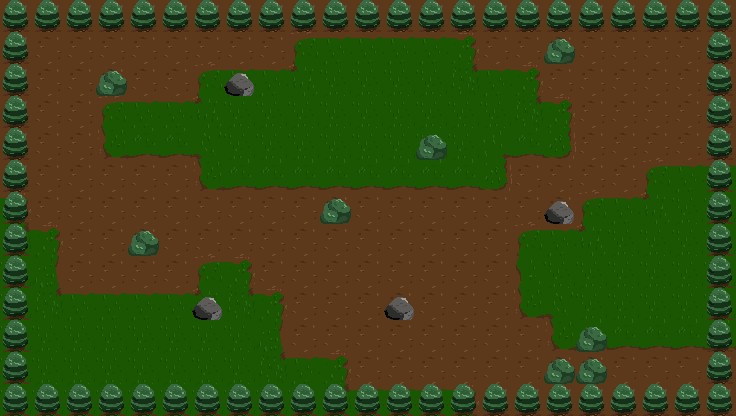

Tiled map render using the project's own tile images. Description and the whole map definition, tile-layer contents included, below:
An orthogonal 23x13 tile map with 32x32 px tiles, 4 tile layers (Ground, Undestructible Object, Destructible Object, Gate).

<map version="1.10" tiledversion="1.12.2" orientation="orthogonal" renderorder="right-down" width="23" height="13" tilewidth="32" tileheight="32" infinite="0" nextlayerid="5" nextobjectid="1">
 <tileset firstgid="1" source="GroundSheet.tsx" />
 <layer id="1" name="Ground" width="23" height="13">
  <data encoding="csv">
6,6,6,6,6,6,6,6,6,6,6,6,6,6,6,6,6,6,6,6,6,6,6,
6,6,6,6,6,6,6,6,6,2,3,3,3,3,4,6,6,6,6,6,6,6,6,
6,6,6,6,6,6,2,3,3,16,8,8,8,8,19,3,4,6,6,6,6,6,6,
6,6,6,2,3,3,16,8,8,8,8,8,8,8,8,8,19,4,6,6,6,6,6,
6,6,6,12,13,13,18,8,8,8,8,8,8,8,8,17,13,14,6,6,6,6,6,
6,6,6,6,6,6,12,13,13,13,13,13,13,13,13,14,6,6,6,6,2,3,3,
4,6,6,6,6,6,6,6,6,6,6,6,6,6,6,6,6,6,2,3,16,8,8,
19,4,6,6,6,6,6,6,6,6,6,6,6,6,6,6,2,3,16,8,8,8,8,
8,9,6,6,6,6,2,4,6,6,6,6,6,6,6,6,7,8,8,8,8,8,8,
8,19,3,3,3,3,16,19,4,6,6,6,6,6,6,6,12,18,8,8,8,8,8,
8,8,8,8,8,8,8,8,9,6,6,6,6,6,6,6,6,12,13,13,13,13,13,
8,8,8,8,8,8,8,8,19,3,4,6,6,6,6,6,6,6,6,6,6,6,6,
8,8,8,8,8,8,8,8,8,8,19,3,3,3,4,6,6,6,6,6,6,6,6
</data>
 </layer>
 <layer id="2" name="Undestructible Object" width="23" height="13">
  <data encoding="csv">
5,5,5,5,5,5,5,5,5,5,5,5,5,5,5,5,5,5,5,5,5,5,5,
5,0,0,0,0,0,0,0,0,0,0,0,0,0,0,0,0,0,0,0,0,0,5,
5,0,0,0,0,0,0,0,0,0,0,0,0,0,0,0,0,0,0,0,0,0,5,
5,0,0,0,0,0,0,0,0,0,0,0,0,0,0,0,0,0,0,0,0,0,5,
5,0,0,0,0,0,0,0,0,0,0,0,0,0,0,0,0,0,0,0,0,0,5,
5,0,0,0,0,0,0,0,0,0,0,0,0,0,0,0,0,0,0,0,0,0,5,
5,0,0,0,0,0,0,0,0,0,0,0,0,0,0,0,0,0,0,0,0,0,5,
5,0,0,0,0,0,0,0,0,0,0,0,0,0,0,0,0,0,0,0,0,0,5,
5,0,0,0,0,0,0,0,0,0,0,0,0,0,0,0,0,0,0,0,0,0,5,
5,0,0,0,0,0,0,0,0,0,0,0,0,0,0,0,0,0,0,0,0,0,5,
5,0,0,0,0,0,0,0,0,0,0,0,0,0,0,0,0,0,0,0,0,0,5,
5,0,0,0,0,0,0,0,0,0,0,0,0,0,0,0,0,0,0,0,0,0,5,
5,5,5,5,5,5,5,5,5,5,5,5,5,5,5,5,5,5,5,5,5,5,5
</data>
 </layer>
 <layer id="3" name="Destructible Object" width="23" height="13">
  <properties>
   <property name="HP" type="int" value="1" />
  </properties>
  <data encoding="csv">
0,0,0,0,0,0,0,0,0,0,0,0,0,0,0,0,0,0,0,0,0,0,0,
0,0,0,0,0,0,0,0,0,0,0,0,0,0,0,0,0,10,0,0,0,0,0,
0,0,0,10,0,0,0,15,0,0,0,0,0,0,0,0,0,0,0,0,0,0,0,
0,0,0,0,0,0,0,0,0,0,0,0,0,0,0,0,0,0,0,0,0,0,0,
0,0,0,0,0,0,0,0,0,0,0,0,0,10,0,0,0,0,0,0,0,0,0,
0,0,0,0,0,0,0,0,0,0,0,0,0,0,0,0,0,0,0,0,0,0,0,
0,0,0,0,0,0,0,0,0,0,10,0,0,0,0,0,0,15,0,0,0,0,0,
0,0,0,0,10,0,0,0,0,0,0,0,0,0,0,0,0,0,0,0,0,0,0,
0,0,0,0,0,0,0,0,0,0,0,0,0,0,0,0,0,0,0,0,0,0,0,
0,0,0,0,0,0,15,0,0,0,0,0,15,0,0,0,0,0,0,0,0,0,0,
0,0,0,0,0,0,0,0,0,0,0,0,0,0,0,0,0,0,10,0,0,0,0,
0,0,0,0,0,0,0,0,0,0,0,0,0,0,0,0,0,10,10,0,0,0,0,
0,0,0,0,0,0,0,0,0,0,0,0,0,0,0,0,0,0,0,0,0,0,0
</data>
 </layer>
 <layer id="4" name="Gate" width="23" height="13">
  <data encoding="csv">
0,0,0,0,0,0,0,0,0,0,0,0,0,0,0,0,0,0,0,0,0,0,0,
0,0,0,0,0,0,0,0,0,0,0,0,0,0,0,0,0,0,0,0,0,0,0,
0,0,0,0,0,0,0,0,0,0,0,0,0,0,0,0,0,0,0,0,0,0,0,
0,0,0,0,0,0,0,0,0,0,0,0,0,0,0,0,0,0,0,0,0,0,0,
0,0,0,0,0,0,0,0,0,0,0,0,0,0,0,0,0,0,0,0,0,0,0,
0,0,0,0,0,0,0,0,0,0,0,0,0,0,0,0,0,0,0,0,0,0,0,
0,0,0,0,0,0,0,0,0,0,0,0,0,0,0,0,0,0,0,0,0,0,0,
0,0,0,0,0,0,0,0,0,0,0,0,0,0,0,0,0,0,0,0,0,0,0,
0,0,0,0,0,0,0,0,0,0,0,0,0,0,0,0,0,0,0,0,0,0,0,
0,0,0,0,0,0,0,0,0,0,0,0,0,0,0,0,0,0,0,0,0,0,0,
0,0,0,0,0,0,0,0,0,0,0,0,0,0,0,0,0,0,0,0,0,0,0,
0,0,0,0,0,0,0,0,0,0,0,0,0,0,0,0,0,0,0,0,0,0,0,
0,0,0,0,0,0,0,0,0,0,0,0,0,0,0,0,0,0,0,0,0,0,0
</data>
 </layer>
</map>
